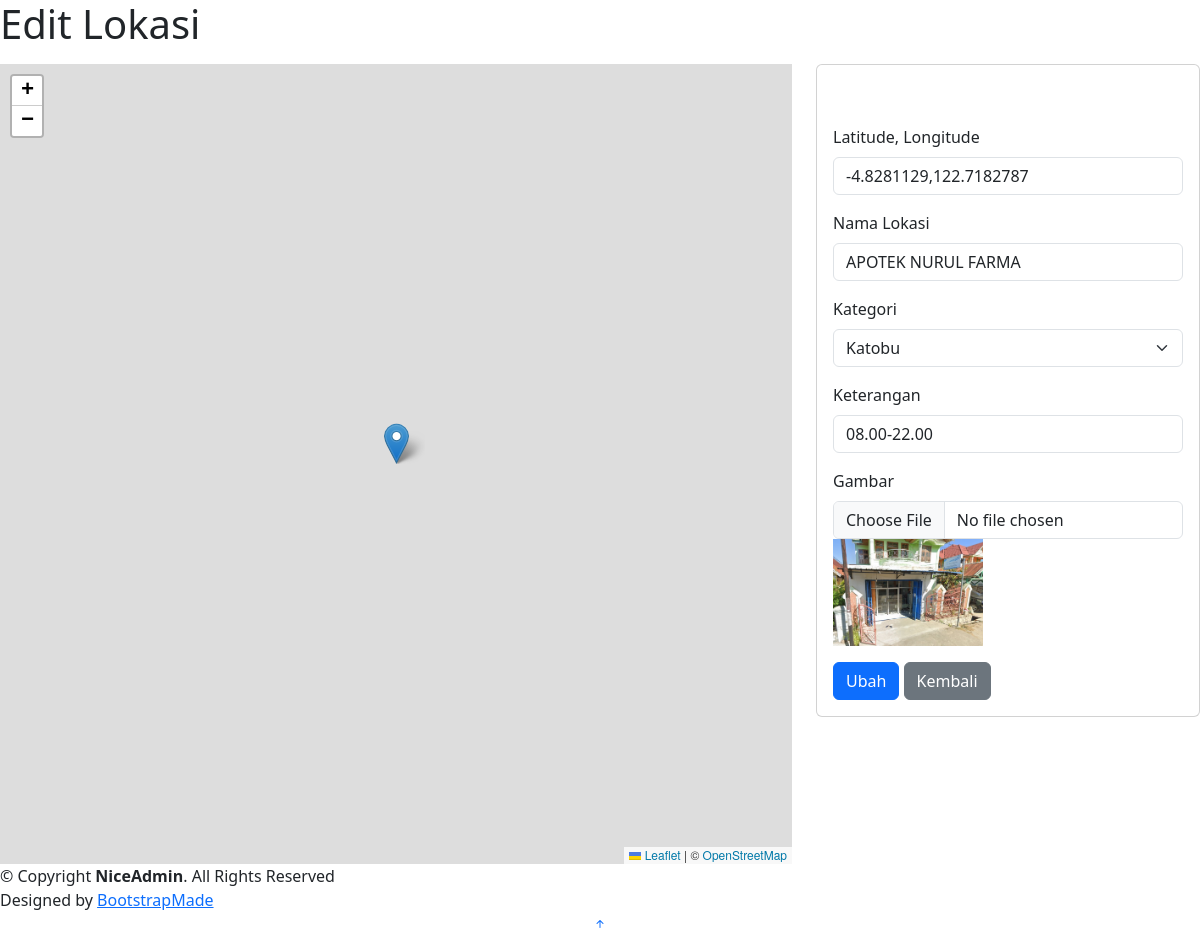
Screenshot of /lokasi_edit.php?id=24 (signed in) with the database file from the repository.
### tables this page shows
CREATE TABLE `lokasi` (
  `id` int(11) NOT NULL,
  `lat_lng` varchar(100) NOT NULL,
  `nama` varchar(100) NOT NULL,
  `kategori` varchar(100) NOT NULL,
  `keterangan` varchar(100) NOT NULL,
  `gambar` varchar(100) NOT NULL
);

### lokasi_edit.php (the view, shortened to what this page needs)
<?php
include 'koneksi.php';
$id = $_GET['id'];
$tampil = mysqli_query($koneksi, "SELECT * FROM lokasi WHERE id = '$id'");
$hasil = mysqli_fetch_array($tampil);
$latlng = $hasil['lat_lng'];
$nama = $hasil['nama'];
$kategori = $hasil['kategori'];
$keterangan = $hasil['keterangan'];
$gambar = $hasil['gambar'];
?>
<?php
include 'lib/head.php';
?>
<body>
    <main id="main" class="main">
        <div class="pagetitle mb-3">
            <h1>Edit Lokasi</h1>
        </div>
        <section class="section">
            <div class="row">
                <div class="col-lg-8">
                    <div id="map" style="height: 100vh"></div>
                </div>
                <div class="col-lg-4">
                    <div class="card">
                        <div class="card-body">
                            <form class="row g-3 mt-1" action="proses_edit.php" method="POST" enctype="multipart/form-data">
                                <div class="col-12">
                                <div class="col-12">
                                </div>
                                    <label for="latlng" class="form-label">Latitude, Longitude</label>
                                    <input type="text" class="form-control" id="latlng" name="latlng" value="<?php echo $latlng; ?>" required>
                                </div>
                                <div class="col-12">
                                    <label for="nama" class="form-label">Nama Lokasi</label>
                                    <input type="text" class="form-control" id="nama" name="nama" value="<?php echo $nama; ?>" required>
                                </div>
                                <div class="col-12">
                                    <label for="kategori" class="form-label">Kategori</label>
                                    <select class="form-select" name="kategori" id="kategori" required>
                                        <option value="Katobu" <?php if ($kategori == "Katobu") echo "selected"; ?>>Katobu</option>
                                    </select>
                                </div>
                                <div class="col-12">
                                    <label for="keterangan" class="form-label">Keterangan</label>
                                    <input type="text" class="form-control" id="keterangan" name="keterangan" value="<?php echo $keterangan; ?>" required>
                                </div>
                                <div class="col-12">
                                    <label for="gambar" class="form-label">Gambar</label>
                                    <input type="file" class="form-control" id="gambar" name="gambar">
                                    <img src="assets/img/<?php echo $gambar; ?>" alt="Gambar" width="150px">
                                </div>
                                <div class="col-12">
                                    <button type="submit" class="btn btn-primary">Ubah</button>
                                    <a href="lokasi.php" class="btn btn-secondary">Kembali</a>
                                </div>
                            </form>
                        </div>
                    </div>
                </div>
            </div>
        </section>
    </main>
    <?php
    include 'lib/footer.php';
    ?>
</body>
</html>

### rows the page displays
lokasi: latlng "-4.8281129,122.7182787", nama "APOTEK NURUL FARMA", kategori "Katobu", keterangan "08.00-22.00", gambar (picture)
